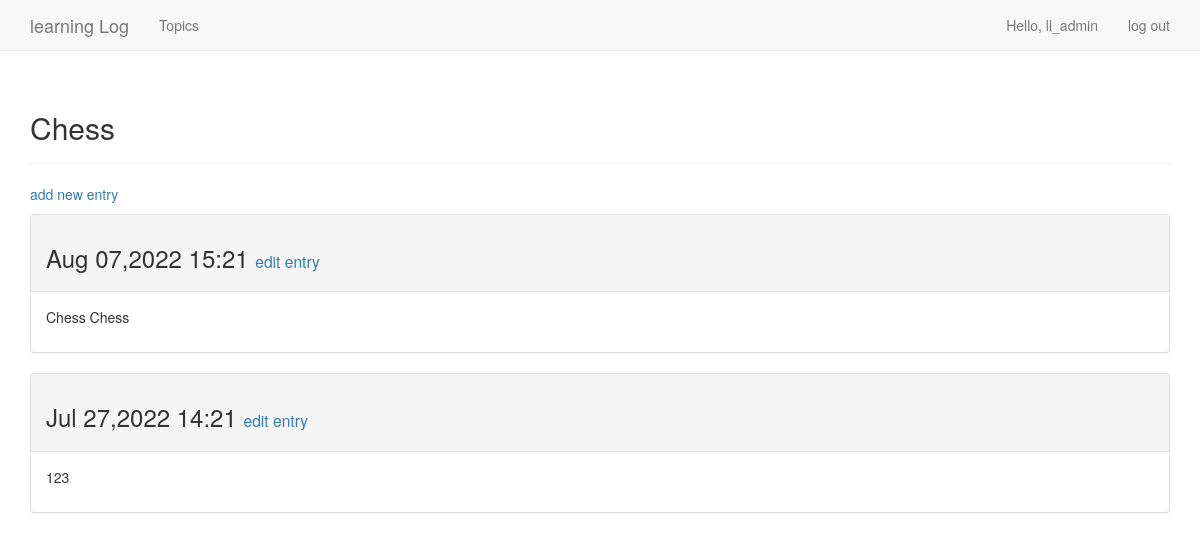
Screenshot of /topic/1/ (signed in) with the database file from the repository.
### learning_logs/models.py (models this page shows, shortened)
class Topic(models.Model):
    text = models.CharField(max_length=200)
    date_added = models.DateTimeField(auto_now_add=True)
    owner = models.ForeignKey(User,on_delete=models.CASCADE)
    def __str__(self):
        return  self.text

class Entry(models.Model):
    topic =  models.ForeignKey(Topic,on_delete=models.CASCADE)
    text = models.TextField()
    date_added = models.DateTimeField(auto_now_add=True)
    class Meta:
        verbose_name_plural = 'entries'

### learning_logs/views.py (the view)
# urls.py: url(r'^topic/(?P<topic_id>\d+)/$',views.topic,name='topic'),
@login_required
def topic(request,topic_id):
    topic = Topic.objects.get(id=topic_id)
    check_topic_owner(request,topic_id)
    entities = topic.entry_set.order_by('-date_added')
    context = {'topic':topic,'entries':entities}
    return render(request,'learning_logs/topic.html',context)

### learning_logs/globalfunction.py (called while the page is built)
def check_topic_owner(request,topic_id):
    topic = Topic.objects.get(id=topic_id)
    if topic.owner != request.user:
        raise Http404

### learning_logs/templates/learning_logs/topic.html
{% extends 'learning_logs/base.html' %}
{% block header %}
    <h2>{{ topic }}</h2>
{% endblock header %}
{% block content %}
    <p>
        <a href="{% url 'learning_logs:new_entry' topic.id %}">add new entry</a>
    </p>
    {% for entry in entries %}
    <div class="panel panel-default">
        <div class="panel-heading">
            <h3>
                {{ entry.date_added|date:'M d,Y H:i' }}
                <small>
                    <a href="{% url 'learning_logs:edit_entry' entry.id%}">edit entry</a>
                </small>
            </h3>
        </div>
        <div class="panel-body">
            {{ entry.text|linebreaks }}
        </div>
    </div>
        {% empty %}
            There are no entries for this topic yet.
        {% endfor %}
{% endblock content %}

### learning_logs/templates/learning_logs/base.html (shortened to what this page needs)
{% load bootstrap3 %}
<!DOCTYPE html>
<html lang="en">
<head>
    {% bootstrap_css %}
</head>
<body>
    <nav class="navbar navbar-default navbar-static-top">
        <div class="container">
            <div class="navbar-header">
                <a href="{% url 'learning_logs:index' %}" class="navbar-brand">
                    learning Log
                </a>
            </div>
            <div class="navbar-collapse collapse" id="navbar">
                <ul class="nav navbar-nav">
                    <li><a href="{% url 'learning_logs:topics' %}">Topics</a></li>
                </ul>
                <ul class="nav navbar-nav navbar-right">
                    {% if user.is_authenticated %}
                        <li><a>Hello, {{ user.username }}</a></li>
                        <li><a href="{% url 'users:logout' %}">log out</a></li>
                    {% else %}
                    <li><a href="{% url 'users:register' %}">register</a></li>
                    <li><a href="{% url 'users:login' %}">log in</a></li>
                    {% endif %}
                </ul>
            </div>
        </div>
    </nav>
    <div class="container">
        <div class="page-header">
            {% block header %}{% endblock header %}
        </div>
        <div>
            {% block content %}{% endblock content %}
        </div>
    </div>
</body>
</html>

### rows the page displays
Topic: text "Chess"
Entry: date_added "Aug 07,2022 15:21", text "Chess Chess"
Entry: date_added "Jul 27,2022 14:21", text "123"

### other values shown
{{ user.username }} "ll_admin"
